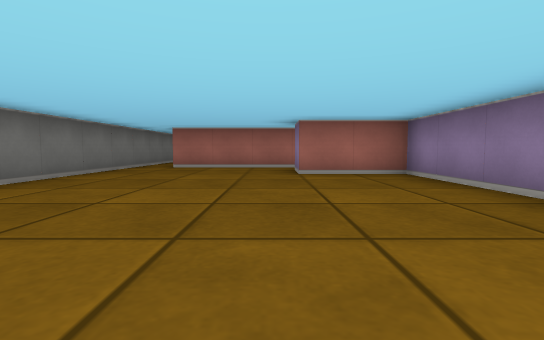
View 1 (above)

24 first-person views from a walk through a cub3D maze. The camera is about half as high as the walls, tilts 4° down and sees 85° across. The floor is counted in squares. Each view is taken from the middle of a square. On the plan, view 1 faces up. The plan holds only what a view shows up to about 9 squares ahead; the rest is blank.

View 2
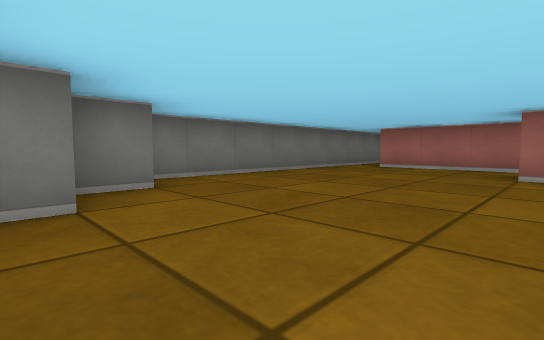

View 3
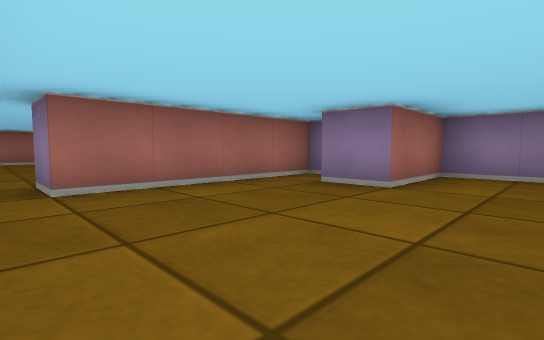

View 4
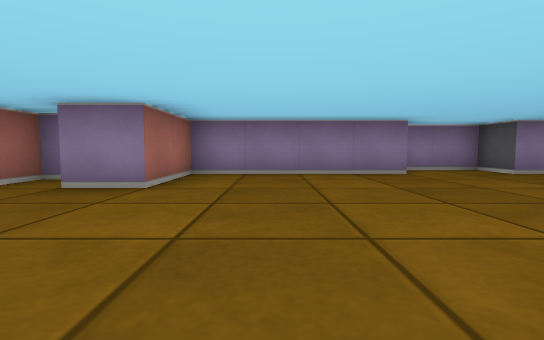

View 5
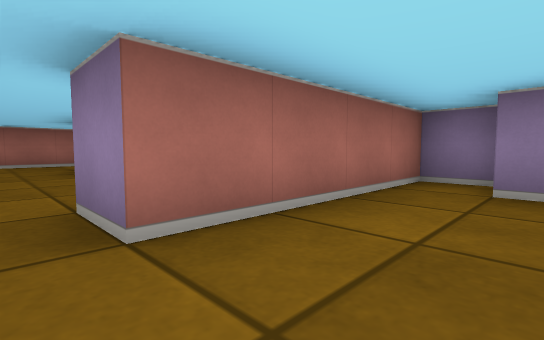

View 6
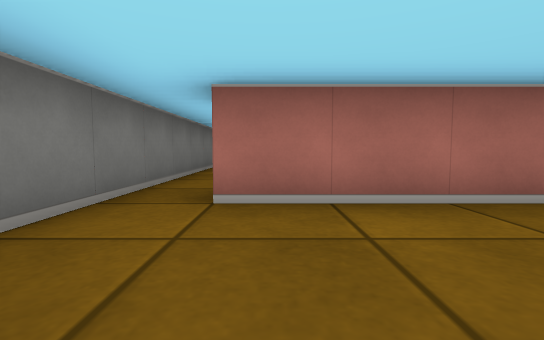

View 7
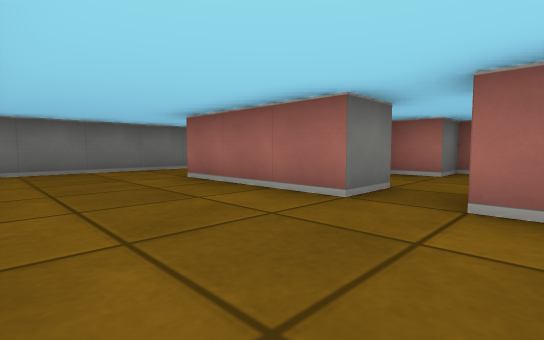

View 8
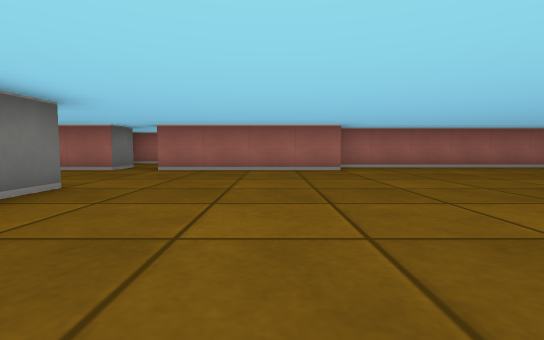

View 9
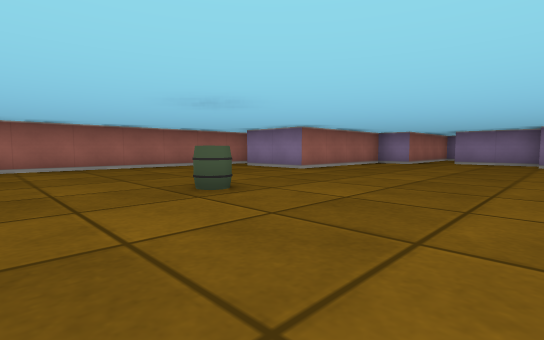

View 10
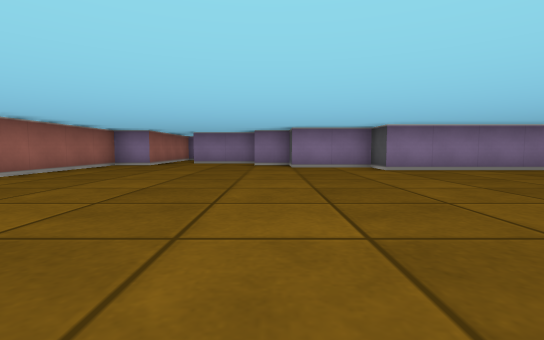

View 11
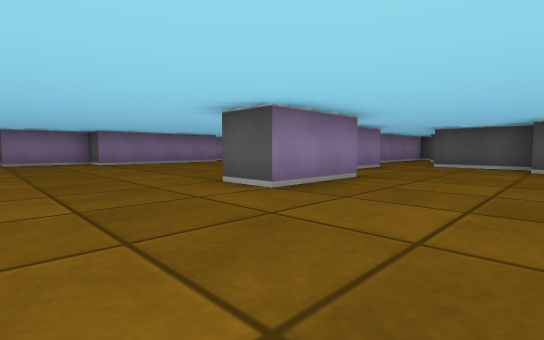

View 12
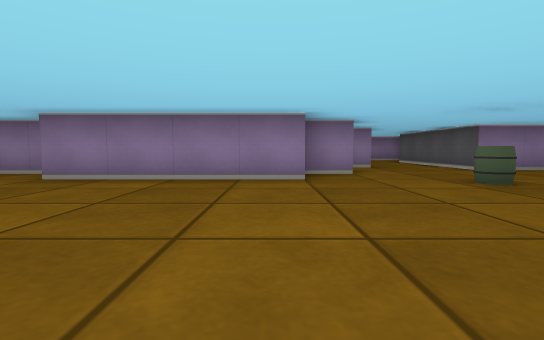

View 13
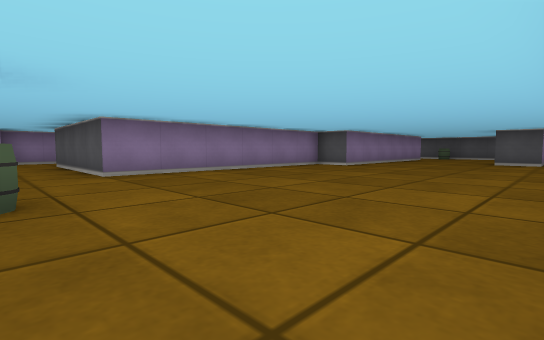

View 14
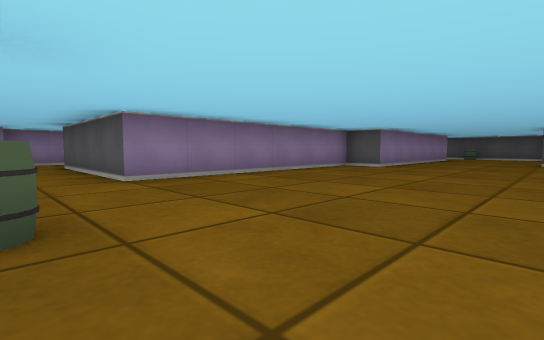

View 15
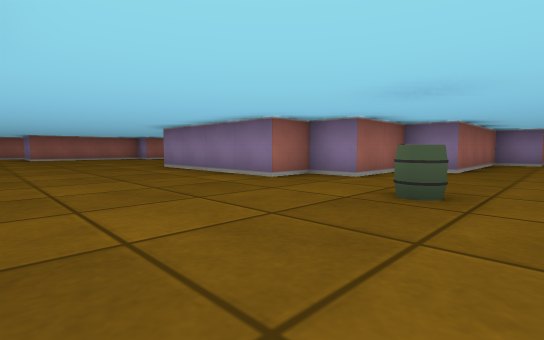

View 16
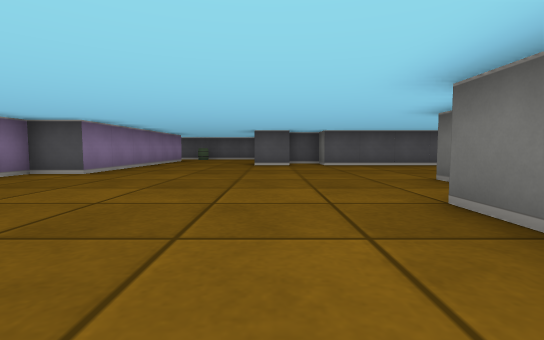

View 17
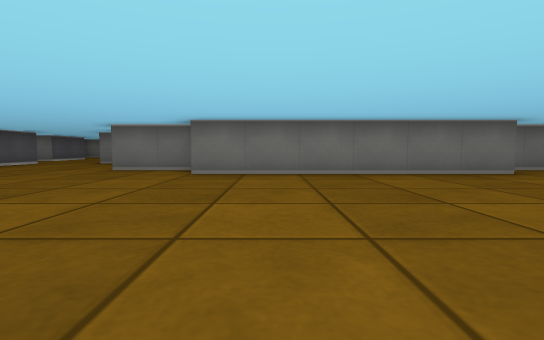

View 18
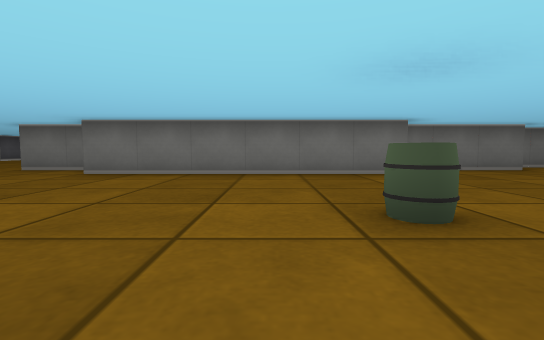

View 19
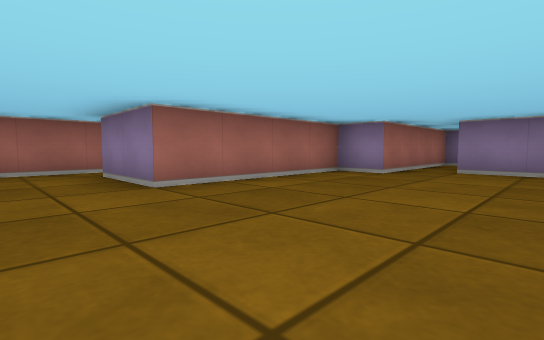

View 20
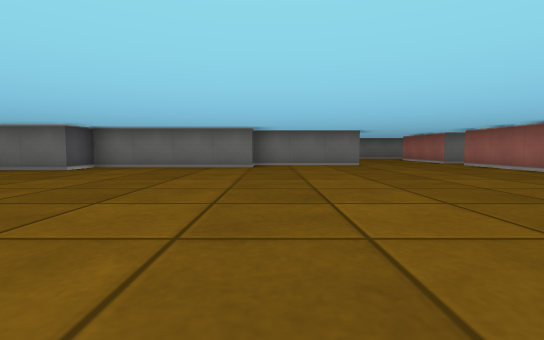

View 21
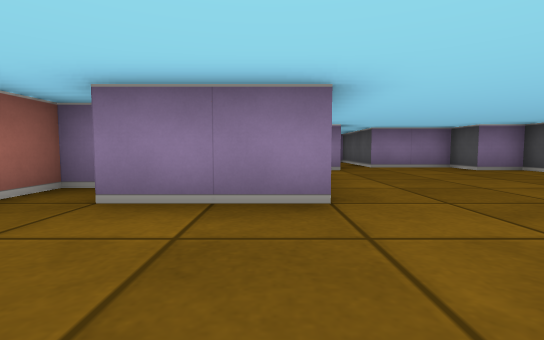

View 22
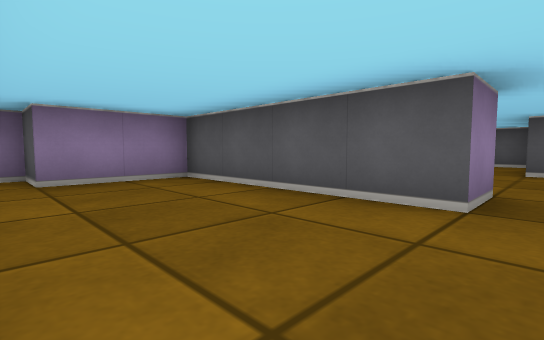

View 23
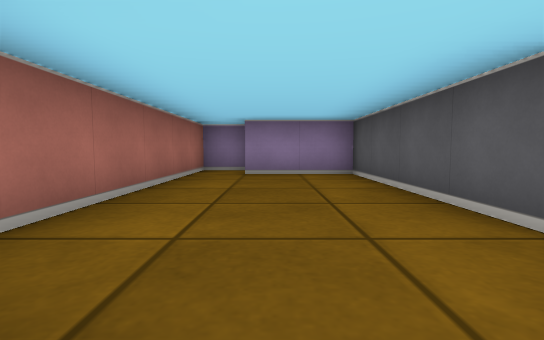

View 24
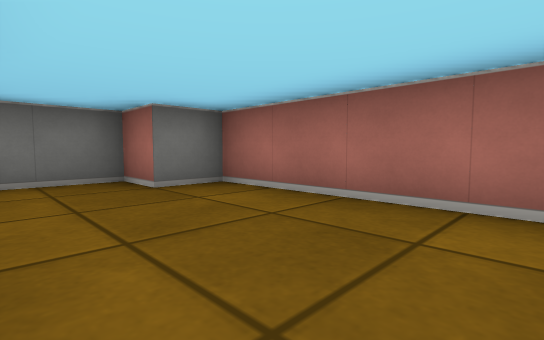

### Floor plan
Ten units are one square. View 1 is at (0, 0); x grows to the right and y downward. Boxes are objects, and circles mark ways between rooms. Rooms are numbered by the first view taken in them; rooms with no view inside come last. Other rooms are left out.
<svg viewBox="-40 -160 280 316">
<path fill="none" stroke="#000" d="M15 -66 15 -75 -25 -75 -25 -85M-25 -16 -25 -6M25 -14 25 -55 5 -55 5 -65M-15 -6 -15 0M25 5 35 5 35 -11M-35 -86 -35 -19M115 24 115 85M105 -6 105 21M95 26 95 12M85 -4 85 -25 95 -25M95 -19 95 -12M65 35 85 35M105 88 105 105M225 46 225 35 185 35 185 25 165 25 165 15 155 15 155 -25 165 -25 165 -45 175 -45 175 -55 185 -55 185 -75 200 -75M25 -86 25 -55 35 -55 35 -15 45 -15 45 0M66 -115 25 -115 25 -125M235 59 235 45M145 -120 145 -125 65 -125M124 145 135 145M79 145 115 145M215 -85 175 -85 175 -95 135 -95 135 -115M165 151 165 115 175 115 175 55 215 55M15 -126 15 -115 -15 -115M-35 -126 -35 -86M-10 -155 -26 -155M25 -125 65 -125 65 -145 75 -145 75 -155 15 -155 15 -145 5 -145 5 -131"/>
<rect x="95" y="-85" width="10" height="10" fill="#bbb"><title>barrel</title></rect>
<rect x="145" y="35" width="10" height="10" fill="#bbb"><title>barrel</title></rect>
<circle cx="-30" cy="-80" r="3" fill="#2a7"/>
<circle cx="20" cy="-120" r="3" fill="#2a7"/>
<text x="0" y="-40">1</text>
<text x="110" y="10">2</text>
<text x="40" y="-140">3</text>
</svg>
Room 1 opens to room 2. Room 2 opens to room 3.

Where each view was taken, in squares from view 1:
view 1: 0 up, 0 right, facing up
view 2: 0 up, 1 right, facing up-left
view 3: 4 up, 3 left, facing up-right
view 4: 4 up, 3 left, facing right
view 5: 6 up, 3 left, facing up-right
view 6: 5 up, 2 left, facing up
view 7: 9 up, 3 right, facing up-left
view 8: 5 up, 5 right, facing up
view 9: 5 up, 8 right, facing up-right
view 10: 5 up, 9 right, facing right
view 11: 5 up, 6 right, facing down-right
view 12: 1 down, 11 right, facing right
view 13: 4 down, 12 right, facing down-right
view 14: 4 down, 13 right, facing down-right
view 15: 5 down, 12 right, facing up-right
view 16: 6 down, 13 right, facing down
view 17: 7 down, 17 right, facing left
view 18: 5 down, 17 right, facing left
view 19: 6 up, 12 right, facing up-right
view 20: 6 up, 11 right, facing left
view 21: 10 up, 11 right, facing right
view 22: 15 up, 2 right, facing down-right
view 23: 14 up, 1 right, facing right
view 24: 13 up, 5 right, facing up-left
